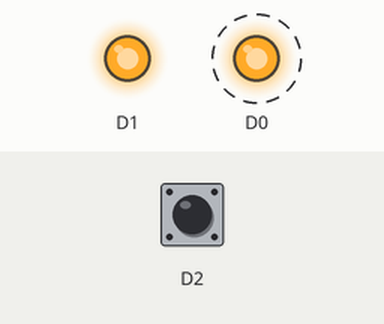
Bench run of a sketch on a simulated ESP8266 (NodeMCU). Parts: output pins drawn as LEDs (lit = HIGH). Dashed ring = blinking. The test bench sets the inputs (shaded band); at power-on: D2 HIGH.

Above: at 4.8 s.
4.9 s: D2 pulled LOW for 2.35 s
At 6.8 s:
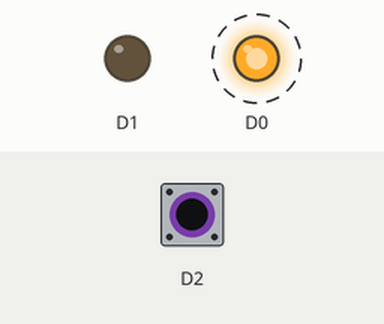
Timing chart, 0 to 14.7 s (numbered marks = the images above; inputs shaded):
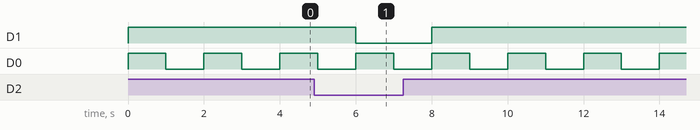

Measured:
- after the input at 4.9 s, D1: HIGH → LOW after 1.1 s, → HIGH 2.0 s later
- by itself, D0: alternates HIGH for 1.0 s and LOW for 1.0 s

The sketch:

Lab_03-Basic_GPIO.ino
```cpp
/************************
@Since 2016/09/04
@Author AppStack.cc
@Tools Arduino 1.6.11, ESP8266 2.3.0
@Desc Basic GPIO
@Note Lab 03
***********************/
void setup() {

  // initialize pin D0, D1 as output
  pinMode(D0,OUTPUT);
  pinMode(D1,OUTPUT);

  // initialize pin D2 as Input (Try Mode INPUT, INPUT_PULLUP)
  pinMode(D2,INPUT_PULLUP);

}

void loop() {

    //Read GPIO pin D2 and Write to GPIO D1

    if(digitalRead(D2) == HIGH)
    {
      digitalWrite(D1,HIGH);
    }
    else
    {
      digitalWrite(D1,LOW);
    }


    //Blink LED
      //on LED
      digitalWrite(D0,HIGH);

      //delay 500 ms
      delay(1000);

      //off LED
      digitalWrite(D0,LOW);

      //delay 500 ms
      delay(1000);


}
```
